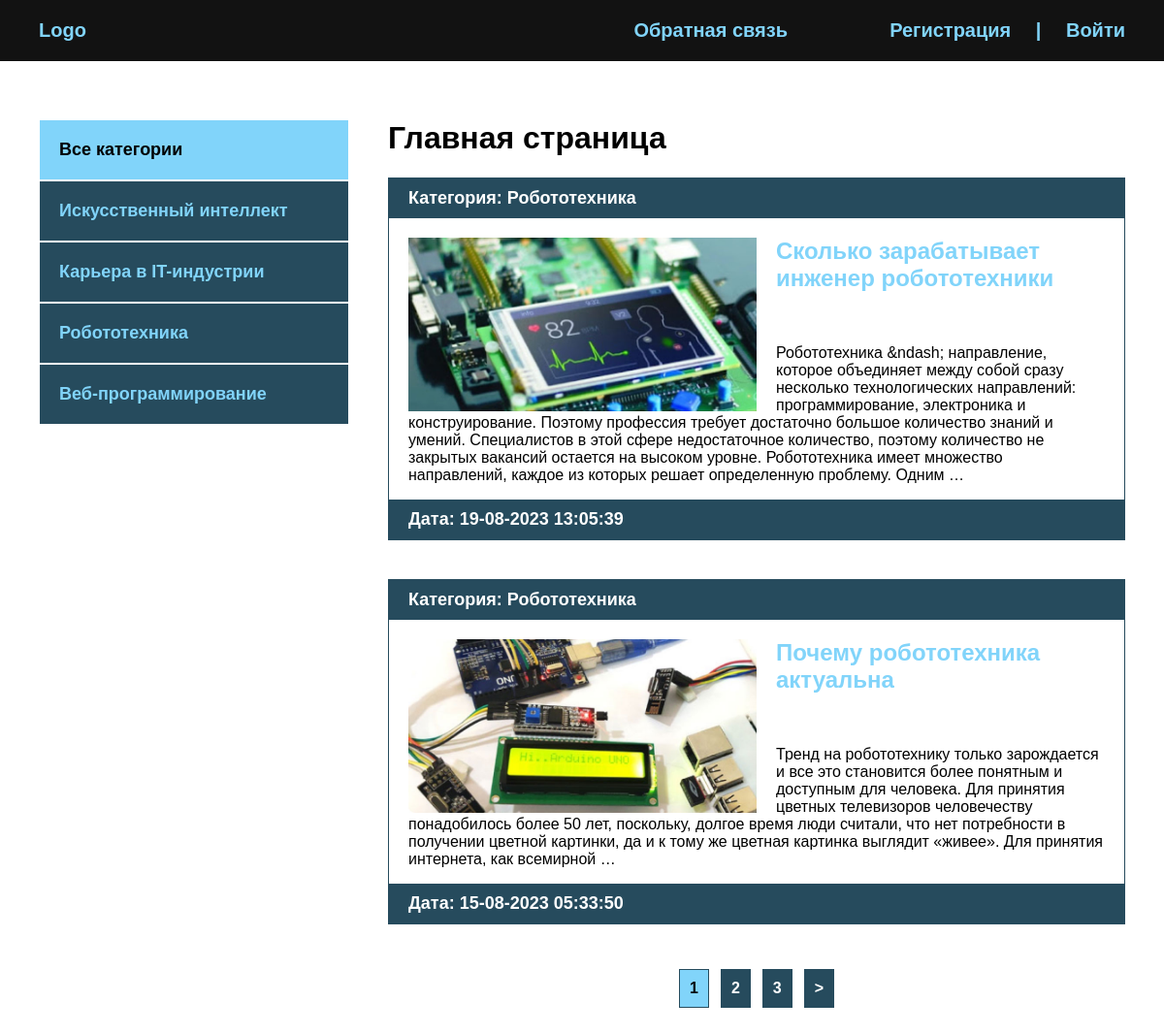
The page / on the database its author committed.
### blog/models.py (models this page shows, shortened)
class Category(models.Model):
    name = models.CharField(max_length=100, verbose_name="Название")
    slug = models.SlugField(max_length=100, unique=True, verbose_name="URL")
    def __str__(self):
        return self.name
    class Meta:
        verbose_name = "категория"
        verbose_name_plural = 'Категории'
    def get_absolute_url(self):
        return reverse('category', kwargs={'cat_slug':self.slug})

class Blog(models.Model):
    title = models.CharField(max_length=255, verbose_name='Название')
    slug = models.SlugField(max_length=255, unique=True, verbose_name='URL')
    content = models.TextField(blank=True, null=True, verbose_name="Контент")
    photo = models.ImageField(upload_to='photos/%Y/%m/%d/', blank=True, verbose_name="Фото")
    time_created = models.DateTimeField(auto_now_add=True, verbose_name="Дата создания")
    time_updated = models.DateTimeField(auto_now=True, verbose_name="Дата редактирования")
    is_published = models.BooleanField(default=True, verbose_name="Опубликовано")
    cat = models.ForeignKey('Category', on_delete=models.PROTECT, verbose_name="Категория")
    def get_absolute_url(self):
        return reverse('post', kwargs={'post_slug':self.slug})
    class Meta:
        verbose_name = "новость"
        verbose_name_plural = 'Новости'
        ordering =['-time_created']

### blog/views.py (the view)
# urls.py: path('',  BlogHome.as_view(), name='index'),
class BlogHome(DataMixin, ListView):
    model = Blog
    template_name = 'blog/index.html'
    context_object_name = 'posts'
    def get_context_data(self, *, object_list=None, **kwargs):
        context = super().get_context_data(**kwargs)
        c_def = self.get_user_context(title='Главная страница')
        return dict(list(context.items()) + list(c_def.items()))
    def get_queryset(self):
        return Blog.objects.filter(is_published=True).select_related('cat')

### blog/utils.py (called while the page is built)
    def get_user_context(self, **kwargs):
        context = kwargs
        cats = Category.objects.annotate(Count('blog'))
        user_menu = menu.copy()
        if not self.request.user.is_authenticated:
                user_menu.pop(0)
        context['menu'] = user_menu
        context['cats'] = cats
        if 'cat_selected' not in context:
            context['cat_selected'] = 0
        return context

### blog/templates/blog/index.html
{% extends 'blog/base.html' %}
{% load static %}
{% block content %}
<h1>{{ title }}</h1>
<ul>
    {% for post in posts %}
    <li>
        <p class="first">Категория: {{ post.cat }}</p>
        <div class="text">
            {% if post.photo %}
            <img src="{{ post.photo.url }}" alt="photo {{ post.title }}" class="image">
            {% else %}
            <img src="{% static 'blog/default.jpg' %}" class="image" alt="default image">
            {% endif %}
            <a href="{{ post.get_absolute_url }}"><h2>{{ post.title }}</h2></a>
            <p>{{ post.content|striptags|truncatewords:50 }}</p>
        </div>
        <p class="date">Дата: {{ post.time_updated|date:"d-m-Y H:i:s" }}</p>
    </li>
    {% endfor %}
</ul>
{% endblock %}

### blog/templates/blog/base.html (shortened to what this page needs)
<!DOCTYPE html>
{% load static %}
{% load blog_tags %}
<html lang="en">
<head>
    <link rel="stylesheet" href="{% static 'css/style.css' %}">
</head>
<body>
<div class="header">
    <div class="wrap">
        <ul class="mainmenu">
            <li class="logo"><a href="{% url 'index' %}">Logo</a></li>
            {% for m in menu %}
            <li class="last"><a href="{% url m.url_name %}">{{ m.title }}</a></li>
            {% endfor %}
            {% if request.user.is_authenticated %}
            <li class="last">{{ user.username }} | <a href="{% url 'logout' %}">Выйти</a></li>
            {% else %}
            <li class="last"><a href="{% url 'register' %}">Регистрация</a> | <a href="{% url 'login' %}">Войти</a></li>
            {% endif %}
        </ul>
    </div>
</div>
<div class="content">
    <div class="wrap">
        <div class="sidebar">
            <ul>
                {% if cat_selected == 0 %}
                <li class="selected">Все категории</li>
                {% else %}
                <li><a href="{% url 'index' %}">Все категории</a></li>
                {% endif %}
                {% for c in cats %}
                    {% if c.blog__count > 0 %}
                    {% if c.pk == cat_selected %}
                    <li class="selected">{{ c.name }}</li>
                    {% else %}
                    <li><a href="{{ c.get_absolute_url }}">{{ c.name }}</a></li>
                    {% endif %}
                    {% endif %}
                {% endfor %}
            </ul>
        </div>
        <div class="main">
            {% block content %}
            {% endblock %}
            {% if page_obj.has_other_pages %}
            <div>
                <ul class="list-pages">
                    {% for p in paginator.page_range %}
                        {% if page_obj.number == p %}
                    <li class="page-num page-num-selected">{{ p }}</li>
                        {% elif p >= page_obj.number|add:-2 and p <= page_obj.number|add:+2 %}
                    <li class="page-num"><a href="?page={{ p }}">{{ p }}</a></li>
                        {% endif  %}
                    {% endfor %}
                    {% if page_obj.has_next %}
                    <li class="page-num">
                        <a href="?page={{ page_obj.next_page_number }}">&gt;</a>
                    </li>
                    {% endif %}
                </ul>
            </div>
            {% endif  %}
        </div>
    </div>
</div>
</body>
</html>

### blog/static/css/style.css (style rules this page uses)
body { margin: 0; padding: 0; background: #264b5d; font-family: Verdana, Geneva, Tahoma, sans-serif; }
.wrap { max-width: 1200px; margin: 0 auto; }
.content .wrap { background: #fff; padding: 40px; box-sizing: border-box; display: flex; }
ul { list-style: none; margin: 0; padding: 0; }
a { color: #81d4fa; text-decoration: none; padding: 20px; }
.header { background: #121212; }
.mainmenu { display: flex; align-items: center; justify-content: space-between; font-size: 20px; font-weight: bold; padding: 20px; }
.logo { flex-basis: 40%; }
.last { flex-basis: 30%; text-align: right; color: #81d4fa; }
.sidebar ul { width: 320px; margin-right: 40px; margin-top: 20px; }
.sidebar a { padding: 20px; display: block; border: 1px solid #fff; background: #264b5d; font-weight: bold; font-size: 18px; }
.selected { font-size: 18px; padding: 20px; border: 1px solid #fff; font-weight: bold; background: #81d4fa; }
.main li { border: 1px solid #264b5d; margin-bottom: 40px; }
.first, .date { padding: 10px 20px; background: #264b5d; font-size: 18px; font-weight: bold; color: #fff; margin: 0; }
.image { float: left; margin-right: 20px; max-width: 50%; }
.text { padding: 20px 20px 0; }
.text h2 { margin-top: 0; }
.text a { padding-left: 0; }
.list-pages { display: flex; justify-content: center; }
.list-pages .page-num-selected { background: #81d4fa; padding: 10px; }
.list-pages a { background: #264b5d; padding: 10px; display: block; color: #FFF; }
.page-num { margin: 6px; font-weight: bold; }
.last a { display: inline; }

### rows shown on the page
Category: name "Искусственный интеллект"
Category: name "Карьера в IT-индустрии"
Category: name "Робототехника"
Category: name "Веб-программирование"
Blog: cat "Робототехника", photo (picture), title "Сколько зарабатывает инженер робототехники", content "Робототехника &ndash; направление, которое объединяет между собой сразу несколько технологических направлений: программирование, электроника и конструирование. Поэтому профессия требует достаточно большое количество знаний и умений. Специалистов в этой сфере недостаточное количество, поэтому количество не закрытых вакансий остается на высоком уровне. Робототехника имеет множество направлений, каждое из которых решает определенную проблему. Одним …", time_updated "19-08-2023 13:05:39"
Blog: cat "Робототехника", photo (picture), title "Почему робототехника актуальна", content "Тренд на робототехнику только зарождается и все это становится более понятным и доступным для человека. Для принятия цветных телевизоров человечеству понадобилось более 50 лет, поскольку, долгое время люди считали, что нет потребности в получении цветной картинки, да и к тому же цветная картинка выглядит «живее». Для принятия интернета, как всемирной …", time_updated "15-08-2023 05:33:50"

### other values the page prints
{{ m.title }} "Обратная связь"
{{ title }} "Главная страница"
{{ p }} "1"
{{ p }} "2" "3"
